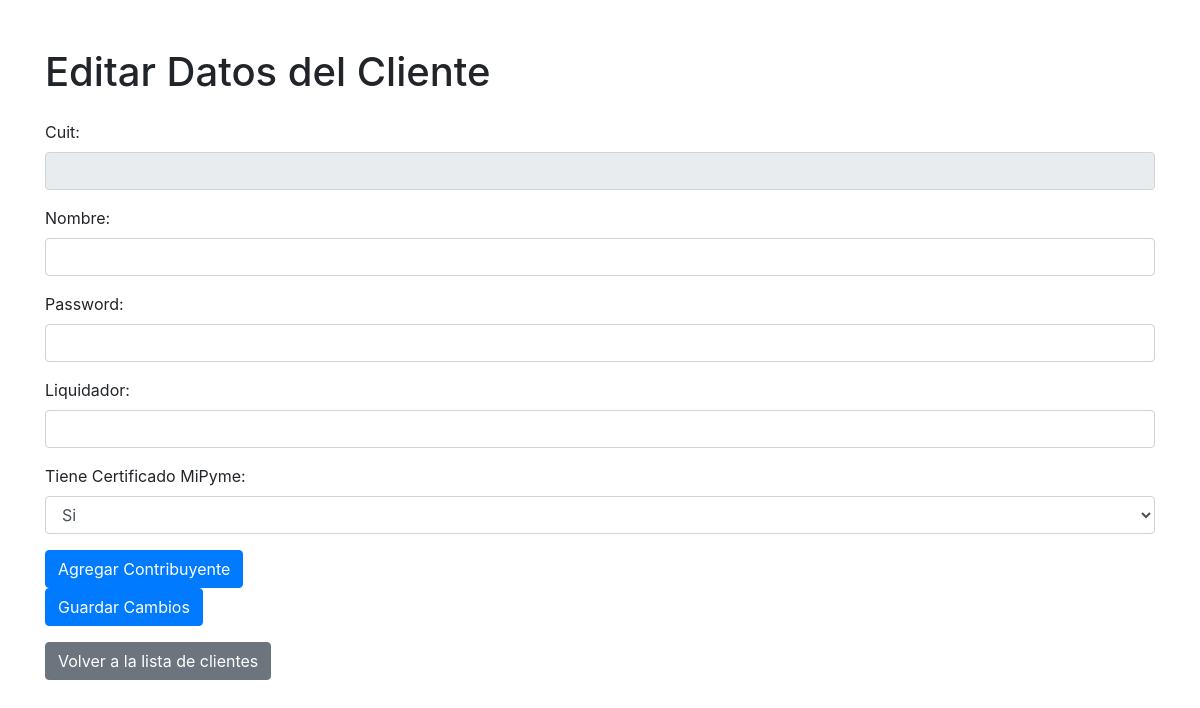
The page /editar_cliente/20400903931 on the database as committed earlier.
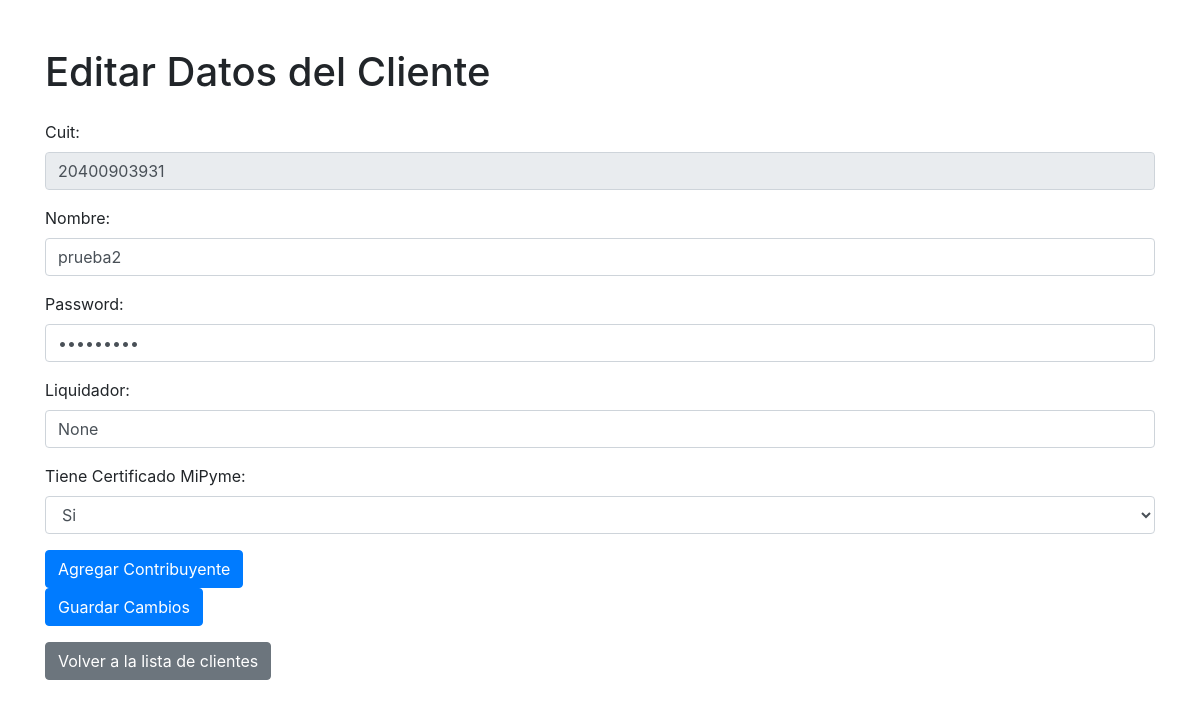
The same page on the database as committed later.
### tables this page shows
CREATE TABLE clientes (
                        cuit TEXT PRIMARY KEY,
                        password TEXT,
                        nombre TEXT
                      , liquidador TEXT, tiene_certificado BOOLEAN, vencimiento_certificado DATE);

### app.py (the view)
@app.route('/editar_cliente/<string:cuit>', methods=['GET', 'POST'])
def editar_cliente(cuit):
    conn = sqlite3.connect('test.db')
    cursor = conn.cursor()
    if request.method == 'POST':
        password = request.form['password']
        nombre = request.form['nombre']
        actualizar_cliente(cuit, password, nombre)
    cursor.execute("SELECT * FROM clientes WHERE cuit=?", (cuit,))
    cliente = cursor.fetchone()
    conn.close()
    return render_template('editar_cliente.html', cliente=cliente)

### templates/editar_cliente.html (shortened to what this page needs)
<!DOCTYPE html>
<html>
<head>
    <link rel="stylesheet" href="https://maxcdn.bootstrapcdn.com/bootstrap/4.5.2/css/bootstrap.min.css">
</head>
<body>
    <div class="container mt-5">
        <h1 class="mb-4">Editar Datos del Cliente</h1>
        <form method="POST" action="{{ url_for('actualizar_cliente', cuit=cliente[0]) }}">
            <div class="form-group">
                <label for="cuit">Cuit:</label>
                <input type="text" id="cuit" name="cuit" value="{{ cliente[0] }}" class="form-control" readonly>
            </div>
            <div class="form-group">
                <label for="nombre">Nombre:</label>
                <input type="text" id="nombre" name="nombre" value="{{ cliente[2] }}" class="form-control" required>
            </div>
            <div class="form-group">
                <label for="password">Password:</label>
                <input type="password" id="password" name="password" value="{{ cliente[1] }}" class="form-control" required>
            </div>
            <div class="form-group">
                <label for="liquidador">Liquidador:</label>
                <input type="text" id="liquidador" name="liquidador" value="{{ cliente[3] }}" class="form-control">
            </div>
            <div class="form-group">
                <label for="tiene_certificado">Tiene Certificado MiPyme:</label>
                <select id="tiene_certificado" name="tiene_certificado" class="form-control">
                    <option value="1">Si</option>
                </select>
            </div>
            <button type="button" class="btn btn-primary" id="agregar-contribuyente">Agregar Contribuyente</button>
            <button type="submit" class="btn btn-primary">Guardar Cambios</button>
        </form>
        <a href="/" class="mt-3 btn btn-secondary">Volver a la lista de clientes</a>
    </div>
</body>
</html>

Rows that differ between the two databases and show on the page:
added clientes: cuit "20400903931", nombre "prueba2", liquidador "None"
